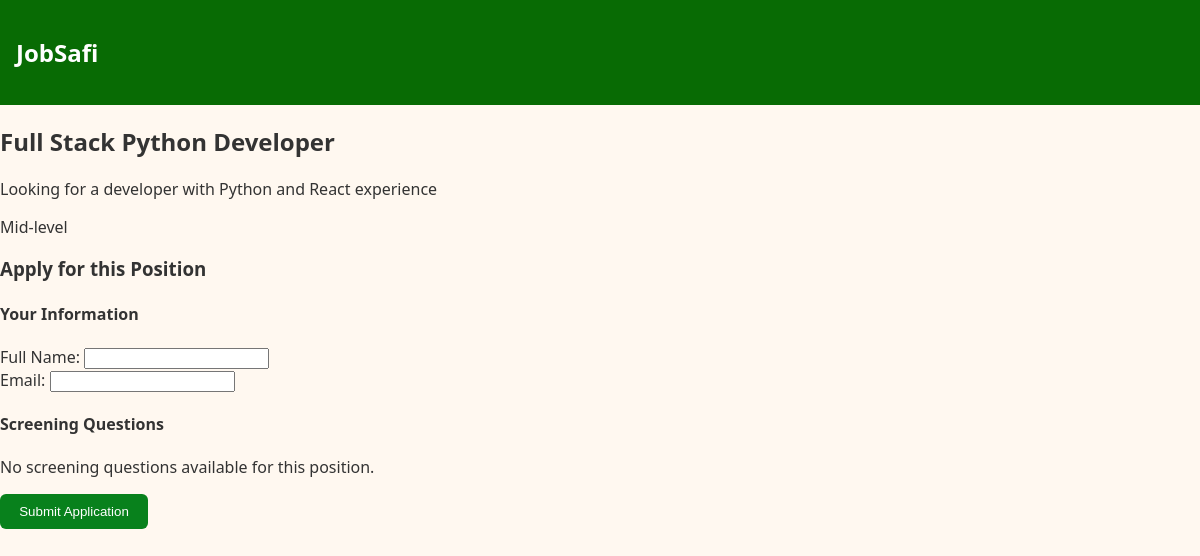
Page /jobs/5/ on the committed database.
### jobsafi/models.py (models this page shows, shortened)
class Job(models.Model):
    employer = models.ForeignKey(
        settings.AUTH_USER_MODEL, on_delete=models.CASCADE, related_name="jobs"
    )
    title = models.CharField(max_length=200)
    description = models.TextField()
    seniority = models.CharField(max_length=50)
    tags = TaggableManager()

### jobsafi/views.py (the view, shortened to what this page needs)
# urls.py: path("jobs/<int:pk>/", views.job_detail, name="job_detail"),
def job_detail(request, pk):
    job = get_object_or_404(Job, pk=pk)
    questions = job.questions.filter(is_approved=True)  # Only show approved questions
    context = {
        "job": job,
        "questions": questions,
    }
    return render(request, "jobsafi/job_detail.html", context)

### jobsafi/templates/jobsafi/job_detail.html (shortened to what this page needs)
{% extends "jobsafi/base.html" %}
{% load static %}
{% block content %}
<div class="job-container">
    <h2>{{ job.title }}</h2>
    <p class="job-description">{{ job.description }}</p>
    <div class="job-meta">
        <span class="seniority-badge">{{ job.seniority }}</span>
    </div>
</div>
<div class="application-form">
    <h3>Apply for this Position</h3>
    <form method="post" action="{% url 'job_detail' job.pk %}">
        <div class="candidate-info">
            <h4>Your Information</h4>
            <div class="form-group">
                <label for="candidate_name">Full Name:</label>
                <input type="text" id="candidate_name" name="candidate_name" required>
            </div>
            <div class="form-group">
                <label for="candidate_email">Email:</label>
                <input type="email" id="candidate_email" name="candidate_email" required>
            </div>
        </div>
        <div class="questions-section">
            <h4>Screening Questions</h4>
            {% for question in questions %}
                <div class="question-block">
                    <label for="answer_{{ question.id }}">{{ question.text }}</label>
                    <textarea
                        id="answer_{{ question.id }}"
                        name="answer_{{ question.id }}"
                        rows="4"
                        required
                        placeholder="Type your answer here..."></textarea>
                </div>
            {% empty %}
                <p class="no-questions">No screening questions available for this position.</p>
            {% endfor %}
        </div>
        <button type="submit" class="submit-btn">Submit Application</button>
    </form>
</div>
{% endblock %}

### static/jobsafi/css/style.css (style rules this page uses)
body { font-family: 'Segoe UI', sans-serif; margin: 0; background: #fff8f0; color: #333; }
button { background: hsl(130, 88%, 27%); color: white; padding: 0.6rem 1.2rem; border: none; border-radius: 6px; cursor: pointer; }

### rows in the picture
Job: title "Full Stack Python Developer", description "Looking for a developer with Python and React experience", seniority "Mid-level"
